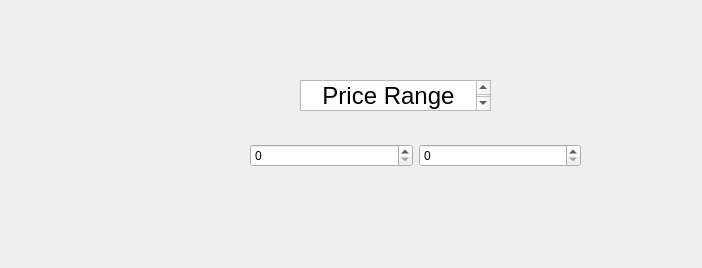
<?xml version="1.0" encoding="UTF-8"?>
<ui version="4.0">
 <class>PriceRange</class>
 <widget class="QDialog" name="PriceRange">
  <property name="geometry">
   <rect>
    <x>0</x>
    <y>0</y>
    <width>702</width>
    <height>268</height>
   </rect>
  </property>
  <property name="windowTitle">
   <string>Dialog</string>
  </property>
  <widget class="QTextEdit" name="textEdit">
   <property name="geometry">
    <rect>
     <x>300</x>
     <y>80</y>
     <width>191</width>
     <height>31</height>
    </rect>
   </property>
   <property name="html">
    <string>&lt;!DOCTYPE HTML PUBLIC &quot;-//W3C//DTD HTML 4.0//EN&quot; &quot;http://www.w3.org/TR/REC-html40/strict.dtd&quot;&gt;
&lt;html&gt;&lt;head&gt;&lt;meta name=&quot;qrichtext&quot; content=&quot;1&quot; /&gt;&lt;meta charset=&quot;utf-8&quot; /&gt;&lt;style type=&quot;text/css&quot;&gt;
p, li { white-space: pre-wrap; }
hr { height: 1px; border-width: 0; }
li.unchecked::marker { content: &quot;\2610&quot;; }
li.checked::marker { content: &quot;\2612&quot;; }
&lt;/style&gt;&lt;/head&gt;&lt;body style=&quot; font-family:'.AppleSystemUIFont'; font-size:13pt; font-weight:400; font-style:normal;&quot;&gt;
&lt;p align=&quot;center&quot; style=&quot; margin-top:0px; margin-bottom:0px; margin-left:0px; margin-right:0px; -qt-block-indent:0; text-indent:0px;&quot;&gt;&lt;span style=&quot; font-size:18pt;&quot;&gt;Price Range&lt;/span&gt;&lt;/p&gt;&lt;/body&gt;&lt;/html&gt;</string>
   </property>
  </widget>
  <widget class="QWidget" name="layoutWidget">
   <property name="geometry">
    <rect>
     <x>250</x>
     <y>140</y>
     <width>331</width>
     <height>31</height>
    </rect>
   </property>
   <layout class="QHBoxLayout" name="horizontalLayout">
    <item>
     <widget class="QSpinBox" name="m_minSpinBox"/>
    </item>
    <item>
     <widget class="QSpinBox" name="m_maxSpinBox"/>
    </item>
   </layout>
  </widget>
 </widget>
 <resources/>
 <connections/>
</ui>
